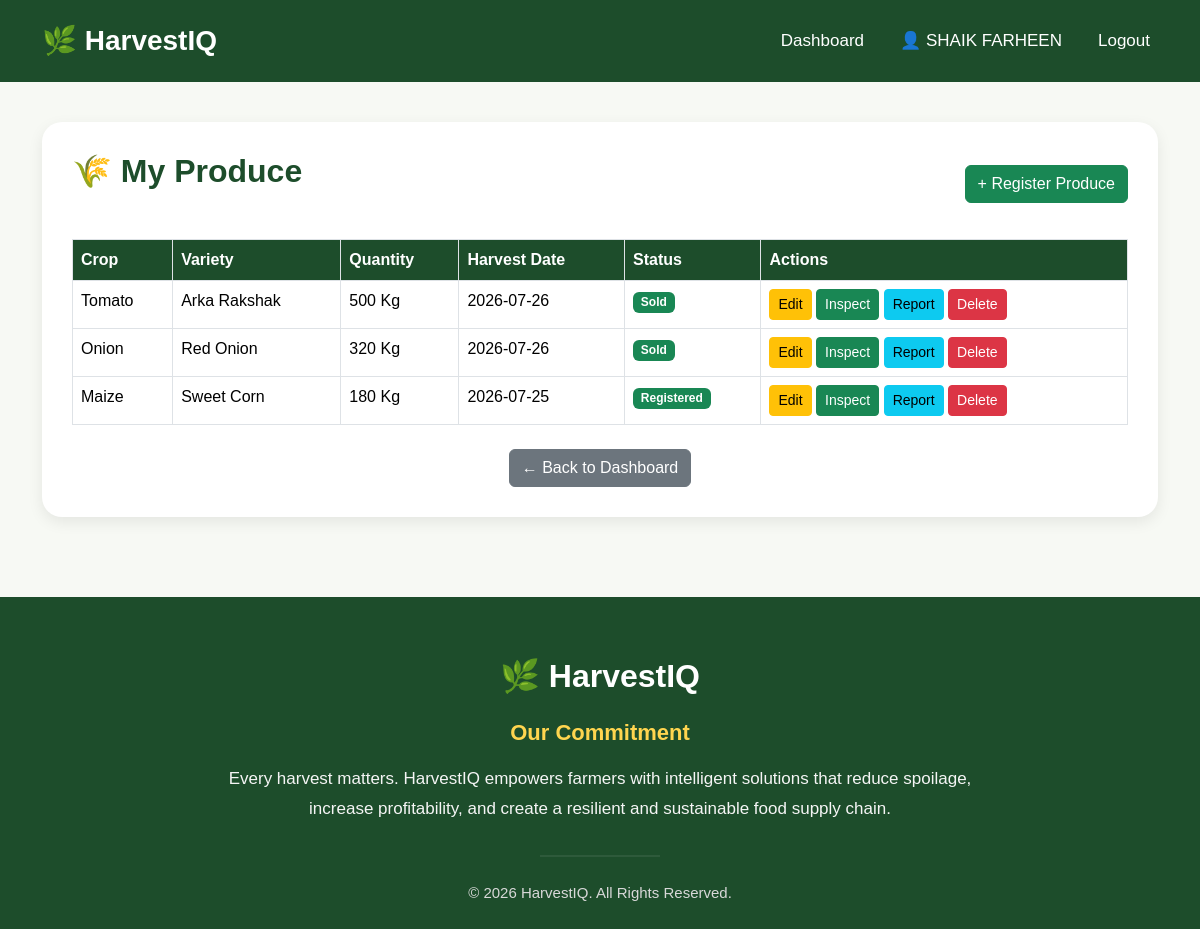
/my_produce (signed in), run on the app's committed database.
### app.py (models this page shows)
class User(db.Model):
    __tablename__ = "users"
    id = db.Column(db.Integer, primary_key=True)
    full_name = db.Column(db.String(100), nullable=False)
    email = db.Column(db.String(120), unique=True, nullable=False)
    password_hash = db.Column(db.String(255), nullable=False)
    phone = db.Column(db.String(15))
    role = db.Column(db.String(20), nullable=False)
    created_at = db.Column(db.DateTime, default=datetime.utcnow)
    farmer = db.relationship(
        "Farmer",
        back_populates="user",
        uselist=False
    )
    buyer = db.relationship(
        "Buyer",
        back_populates="user",
        uselist=False
    )
    logistics = db.relationship(
        "LogisticsProvider",
        back_populates="user",
        uselist=False
    )

class ProduceBatch(db.Model):
    __tablename__ = "produce_batches"
    id = db.Column(db.Integer, primary_key=True)
    farmer_id = db.Column(
        db.Integer,
        db.ForeignKey("farmers.id"),
        nullable=False
    )
    crop_name = db.Column(db.String(50))
    variety = db.Column(db.String(50))
    quantity = db.Column(db.Integer)
    unit = db.Column(db.String(20))
    harvest_date = db.Column(db.Date)
    farm_location = db.Column(db.String(200))
    status = db.Column(
        db.String(30),
        default="Registered"
    )
    farmer = db.relationship(
        "Farmer",
        back_populates="produce_batches"
    )
    quality = db.relationship(
        "QualityInspection",
        back_populates="batch",
        uselist=False,
        lazy=True
    )
    shelf_life = db.relationship(
        "ShelfLifePrediction",
        back_populates="batch",
        uselist=False,
        lazy=True
    )
    storage = db.relationship(
        "StorageRecord",
        back_populates="batch",
        lazy=True
    )
    deliveries = db.relationship(
        "Delivery",
        back_populates="batch",
        lazy=True
    )
    recommendation = db.relationship(
        "Recommendation",
        back_populates="batch",
        uselist=False,
        lazy=True
    )
    sale = db.relationship(
        "Sale",
        back_populates="batch",
        uselist=False,
        lazy=True
    )

### app.py (the view)
@app.route("/my_produce")
def my_produce():
    if "user_id" not in session:
        flash("Please login first.", "warning")
        return redirect(url_for("login"))
    user = User.query.get(session["user_id"])
    farmer = Farmer.query.filter_by(user_id=user.id).first()
    batches = ProduceBatch.query.filter_by(
        farmer_id=farmer.id
    ).order_by(
        ProduceBatch.harvest_date.desc()
    ).all()
    return render_template(
        "my_produce.html",
        batches=batches
    )

### templates/my_produce.html (shortened to what this page needs)
{% extends "base.html" %}
{% block content %}
<div class="container">
    <div class="produce-box">
        <div class="d-flex justify-content-between align-items-center mb-4">
            <h2>🌾 My Produce</h2>
            <a href="{{ url_for('register_produce') }}" class="btn btn-success">
                + Register Produce
            </a>
        </div>
        <table class="table table-bordered table-hover">
            <thead>
                <tr>
                    <th>Crop</th>
                    <th>Variety</th>
                    <th>Quantity</th>
                    <th>Harvest Date</th>
                    <th>Status</th>
                    <th>Actions</th>
                </tr>
            </thead>
            <tbody>
                {% for batch in batches %}
                <tr>
                    <td>{{ batch.crop_name }}</td>
                    <td>{{ batch.variety }}</td>
                    <td>{{ batch.quantity }} {{ batch.unit }}</td>
                    <td>{{ batch.harvest_date }}</td>
                    <td>
                        <span class="badge bg-success">
                            {{ batch.status }}
                        </span>
                    </td>
                    <td>
                        <a href="{{ url_for('edit_produce', batch_id=batch.id) }}" class="btn btn-warning btn-sm">
                            Edit
                        </a>
                        <a href="{{ url_for('quality_inspection', batch_id=batch.id) }}" class="btn btn-success btn-sm">
                            Inspect
                        </a>
                        <a href="{{ url_for('inspection_result', batch_id=batch.id) }}" class="btn btn-info btn-sm">
                            Report
                        </a>
                        <a href="{{ url_for('delete_produce', batch_id=batch.id) }}" class="btn btn-danger btn-sm"
                            onclick="return confirm('Delete this produce?')">
                            Delete
                        </a>
                    </td>
                </tr>
                {% endfor %}
            </tbody>
        </table>
        <div class="text-center mt-4">
            <a href="{{ url_for('farmer_dashboard') }}" class="btn btn-secondary">
                ← Back to Dashboard
            </a>
        </div>
    </div>
</div>
{% endblock %}

### templates/base.html (shortened to what this page needs)
<!DOCTYPE html>
<html lang="en">
<head>
    <link href="https://cdn.jsdelivr.net/npm/bootstrap@5.3.7/dist/css/bootstrap.min.css" rel="stylesheet">
</head>
<body>
    <nav class="navbar navbar-expand-lg navbar-dark">
        <div class="container">
            <a class="navbar-brand" href="/">🌿 HarvestIQ</a>
            <div class="collapse navbar-collapse" id="menu">
                <ul class="navbar-nav ms-auto">
                    {% if "user_id" not in session %}
                    <li class="nav-item">
                        <a class="nav-link" href="{{ url_for('home') }}">Home</a>
                    </li>
                    {% if request.endpoint == "home" %}
                    <li class="nav-item">
                        <a class="nav-link" href="#features">Features</a>
                    </li>
                    {% endif %}
                    <li class="nav-item">
                        <a class="nav-link" href="{{ url_for('login') }}">Login</a>
                    </li>
                    <li class="nav-item">
                        <a class="nav-link" href="{{ url_for('register') }}">Register</a>
                    </li>
                    {% else %}
                    <li class="nav-item">
                        {% if session["role"] == "Farmer" %}
                        <a class="nav-link" href="{{ url_for('farmer_dashboard') }}">
                            Dashboard
                        </a>
                        {% elif session["role"] == "Buyer" %}
                        <a class="nav-link" href="{{ url_for('buyer_dashboard') }}">
                            Dashboard
                        </a>
                        {% elif session["role"] == "Logistics" %}
                        <a class="nav-link" href="{{ url_for('logistics_dashboard') }}">
                            Dashboard
                        </a>
                        {% endif %}
                    </li>
                    <li class="nav-item">
                        {% if session["role"] == "Farmer" %}
                        <a class="nav-link" href="{{ url_for('profile') }}">
                            👤 {{ session["name"] }}
                        </a>
                        {% elif session["role"] == "Buyer" %}
                        <a class="nav-link" href="{{ url_for('buyer_profile') }}">
                            👤 {{ session["name"] }}
                        </a>
                        {% elif session["role"] == "Logistics" %}
                        <a class="nav-link" href="{{ url_for('logistics_profile') }}">
                            👤 {{ session["name"] }}
                        </a>
                        {% endif %}
                    </li>
                    <li class="nav-item">
                        <a class="nav-link" href="{{ url_for('logout') }}">
                            Logout
                        </a>
                    </li>
                    {% endif %}
                </ul>
            </div>
        </div>
    </nav>
    {% block content %}
    {% endblock %}
    <footer>
        <div class="container">
            <div class="footer-content">
                <h3>🌿 HarvestIQ</h3>
                <p class="commitment-title">
                    Our Commitment
                </p>
                <p class="commitment-text">
                    Every harvest matters. HarvestIQ empowers farmers with intelligent
                    solutions that reduce spoilage, increase profitability, and create
                    a resilient and sustainable food supply chain.
                </p>
                <hr>
                <p class="copyright">
                    © 2026 HarvestIQ. All Rights Reserved.
                </p>
            </div>
        </div>
    </footer>
</body>
</html>

### templates/base.html (style rules this page uses)
* { margin: 0; padding: 0; box-sizing: border-box; font-family: Arial, Helvetica, sans-serif; }
body { background: #f7f9f4; color: #333; }
html { scroll-behavior: smooth; }
.navbar { background: #1d4d2b; padding: 15px 0; }
.navbar-brand { color: white !important; font-size: 28px; font-weight: bold; }
.nav-link { color: white !important; margin-left: 20px; font-size: 17px; }
footer { background: #1d4d2b; color: white; padding: 60px 0 25px; margin-top: 80px; }
.footer-content { max-width: 750px; margin: auto; text-align: center; }
.footer-content h3 { font-size: 32px; font-weight: bold; margin-bottom: 20px; }
.commitment-title { font-size: 22px; font-weight: 600; color: #FFD54F; margin-bottom: 15px; }
.commitment-text { font-size: 17px; line-height: 1.8; color: #f5f5f5; margin-bottom: 30px; }
footer hr { width: 120px; margin: 25px auto; border: 1px solid rgba(255, 255, 255, .3); }
.copyright { font-size: 15px; color: #d8d8d8; margin: 0; }

### templates/my_produce.html (style rules this page uses)
.produce-box { background: white; border-radius: 20px; padding: 30px; margin-top: 40px; box-shadow: 0 5px 15px rgba(0, 0, 0, .08); }
.produce-box h2 { color: #1d4d2b; font-weight: bold; margin-bottom: 25px; }
.table th { background: #1d4d2b; color: white; }

### data on the page
User: name "SHAIK FARHEEN"
ProduceBatch: crop_name "Tomato", variety "Arka Rakshak", quantity "500", unit "Kg", harvest_date "2026-07-26", status "Sold"
ProduceBatch: crop_name "Onion", variety "Red Onion", quantity "320", unit "Kg", harvest_date "2026-07-26", status "Sold"
ProduceBatch: crop_name "Maize", variety "Sweet Corn", quantity "180", unit "Kg", harvest_date "2026-07-25", status "Registered"
